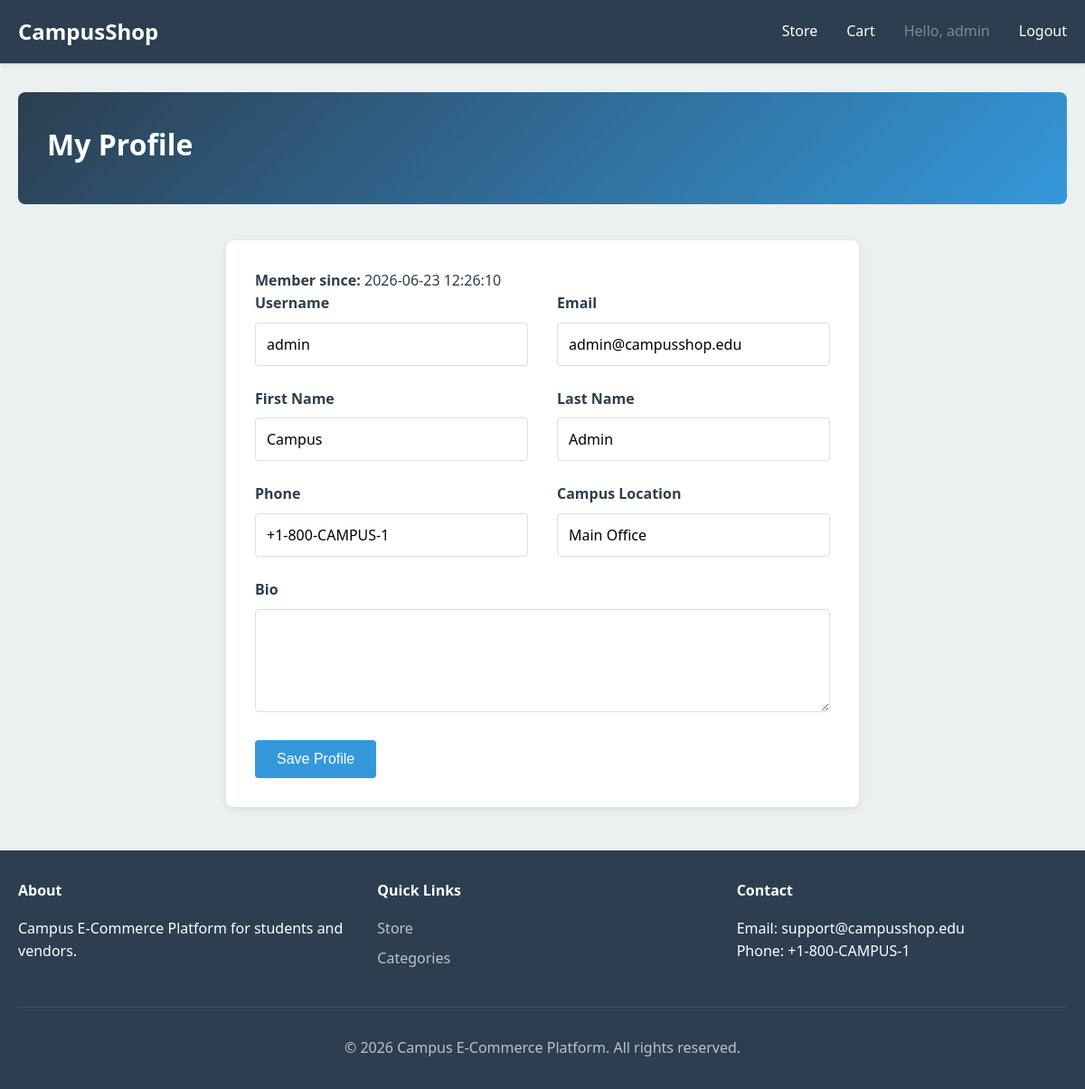
Page /authentication/profile.php (signed in) on the committed database.
### tables this page shows
CREATE TABLE `user_profiles` (
  `id` INT AUTO_INCREMENT PRIMARY KEY,
  `user_id` INT UNIQUE NOT NULL,
  `student_id` VARCHAR(50),
  `first_name` VARCHAR(100),
  `last_name` VARCHAR(100),
  `phone` VARCHAR(20),
  `campus_location` VARCHAR(100),
  `department` VARCHAR(100),
  `year_of_study` INT,
  `profile_picture` VARCHAR(255),
  `bio` TEXT,
  `created_at` TIMESTAMP DEFAULT CURRENT_TIMESTAMP,
  `updated_at` TIMESTAMP DEFAULT CURRENT_TIMESTAMP ON UPDATE CURRENT_TIMESTAMP,
  FOREIGN KEY (`user_id`) REFERENCES `users`(`id`) ON DELETE CASCADE,
  INDEX `idx_user_id` (`user_id`)
);

CREATE TABLE `users` (
  `id` INT AUTO_INCREMENT PRIMARY KEY,
  `student_id` VARCHAR(50) UNIQUE NOT NULL,
  `username` VARCHAR(50) UNIQUE DEFAULT NULL,
  `email` VARCHAR(100) UNIQUE NOT NULL,
  `password_hash` VARCHAR(255) NOT NULL,
  `role` ENUM('student', 'vendor', 'admin') DEFAULT 'student',
  `is_active` TINYINT(1) DEFAULT 1,
  `email_verified` TINYINT(1) DEFAULT 0,
  `created_at` TIMESTAMP DEFAULT CURRENT_TIMESTAMP,
  `updated_at` TIMESTAMP DEFAULT CURRENT_TIMESTAMP ON UPDATE CURRENT_TIMESTAMP,
  `last_login` DATETIME NULL,
  UNIQUE KEY `uk_email` (`email`),
  UNIQUE KEY `uk_student_id` (`student_id`),
  UNIQUE KEY `uk_username` (`username`),
  INDEX `idx_role` (`role`),
  INDEX `idx_is_active` (`is_active`)
);

### authentication/config.php (called while the page is built, shortened)
<?php
$dbHost = 'localhost';
$dbUser = 'root';
$dbPass = '';
$dbName = 'campus_based_e_commerce_platform';
$pdo = null;
function getPDOConnection() {
    global $pdo, $dbHost, $dbUser, $dbPass, $dbName;
    if (!$pdo) {
        try {
            $pdo = new PDO("mysql:host=$dbHost;dbname=$dbName;charset=utf8mb4", $dbUser, $dbPass);
            $pdo->setAttribute(PDO::ATTR_ERRMODE, PDO::ERRMODE_EXCEPTION);
        } catch (PDOException $e) {
            die('Database connection failed: ' . $e->getMessage());
        }
    }
    return $pdo;
}
function fetchRow($query, $params = []) {
    $stmt = getPDOConnection()->prepare($query);
    $stmt->execute($params);
    return $stmt->fetch(PDO::FETCH_ASSOC);
}
?>

### authentication/profile.php (the view, shortened to what this page needs)
<?php
require_once __DIR__ . '/config.php';
$userId = (int) $_SESSION['user']['id'];
$profile = fetchRow('SELECT u.username, u.email, u.created_at, up.first_name, up.last_name, up.phone, up.campus_location, up.bio
                     FROM users u
                     LEFT JOIN user_profiles up ON up.user_id = u.id
                     WHERE u.id = ?', [$userId]);
?>
<?php include_once __DIR__ . '/../site_layout_and_assets/header.php'; ?>
<div class="page-header">
    <h1>My Profile</h1>
</div>
<div class="card" style="max-width: 700px; margin: 40px auto;">
    <p><strong>Member since:</strong> <?php echo htmlspecialchars($profile['created_at']); ?></p>
    <form method="POST" action="">
        <div class="grid grid-2">
            <div class="form-group">
                <label for="username">Username</label>
                <input id="username" name="username" value="<?php echo htmlspecialchars($profile['username']); ?>" required>
            </div>
            <div class="form-group">
                <label for="email">Email</label>
                <input id="email" name="email" type="email" value="<?php echo htmlspecialchars($profile['email']); ?>" required>
            </div>
        </div>
        <div class="grid grid-2">
            <div class="form-group">
                <label for="first_name">First Name</label>
                <input id="first_name" name="first_name" value="<?php echo htmlspecialchars($profile['first_name'] ?? ''); ?>">
            </div>
            <div class="form-group">
                <label for="last_name">Last Name</label>
                <input id="last_name" name="last_name" value="<?php echo htmlspecialchars($profile['last_name'] ?? ''); ?>">
            </div>
        </div>
        <div class="grid grid-2">
            <div class="form-group">
                <label for="phone">Phone</label>
                <input id="phone" name="phone" value="<?php echo htmlspecialchars($profile['phone'] ?? ''); ?>">
            </div>
            <div class="form-group">
                <label for="campus_location">Campus Location</label>
                <input id="campus_location" name="campus_location" value="<?php echo htmlspecialchars($profile['campus_location'] ?? ''); ?>">
            </div>
        </div>
        <div class="form-group">
            <label for="bio">Bio</label>
            <textarea id="bio" name="bio" rows="4"><?php echo htmlspecialchars($profile['bio'] ?? ''); ?></textarea>
        </div>
        <button type="submit" class="button">Save Profile</button>
    </form>
</div>
<?php include_once __DIR__ . '/../site_layout_and_assets/footer.php'; ?>

### site_layout_and_assets/style.css (style rules this page uses)
* { margin: 0; padding: 0; box-sizing: border-box; }
:root { --primary-color: #2c3e50; --secondary-color: #3498db; --accent-color: #e74c3c; --background-color: #ecf0f1; --text-color: #2c3e50; --light-text: #7f8c8d; }
body { font-family: 'Segoe UI', Tahoma, Geneva, Verdana, sans-serif; background-color: var(--background-color); color: var(--text-color); line-height: 1.6; }
.page-header { background: linear-gradient(135deg, var(--primary-color), var(--secondary-color)); color: white; padding: 2rem; margin-bottom: 2rem; border-radius: 8px; }
.page-header h1 { margin-bottom: 0.5rem; }
.card { background: white; border-radius: 8px; padding: 2rem; box-shadow: 0 2px 8px rgba(0,0,0,0.1); margin-bottom: 2rem; }
.form-group { margin-bottom: 1.5rem; }
.form-group label { display: block; margin-bottom: 0.5rem; font-weight: 600; color: var(--primary-color); }
.form-group input, .form-group select, .form-group textarea { width: 100%; padding: 0.75rem; border: 1px solid #ddd; border-radius: 4px; font-size: 1rem; font-family: inherit; }
.grid { display: grid; gap: 2rem; }
.grid-2 { grid-template-columns: 1fr 1fr; }
.button { display: inline-block; background-color: var(--secondary-color); color: white; padding: 0.75rem 1.5rem; border: none; border-radius: 4px; cursor: pointer; text-decoration: none; font-size: 1rem; transition: background-color 0.3s; }

### rows in the picture
user_profiles: user.created_at "2026-06-23 12:26:10", username "admin", email "admin@campusshop.edu", first_name "Campus", last_name "Admin", phone "+1-800-CAMPUS-1", campus_location "Main Office"

### other values in the picture
$_SESSION['user']['username'] "admin"
